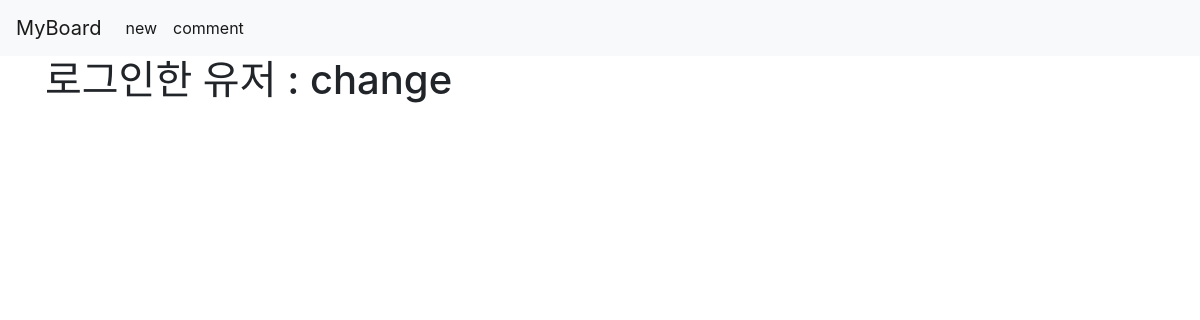
The page /articles/comment_all/ (signed in) on the database as committed earlier.
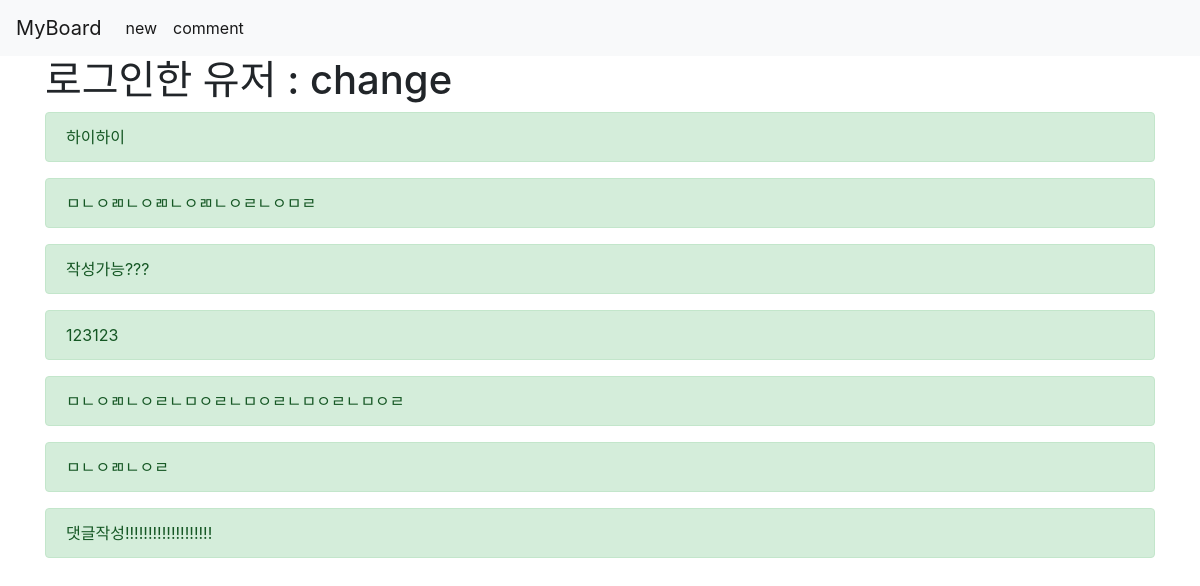
The same page on the database as committed later.
### articles/models.py (models this page shows)
class Comment(models.Model):
    content = models.TextField()
    article = models.ForeignKey(Article, on_delete=models.CASCADE)
    user = models.ForeignKey(settings.AUTH_USER_MODEL, on_delete=models.CASCADE)

### articles/views.py (the view)
# urls.py: path('comment_all/', views.comment_all, name="comment_all"),
def comment_all(request):
    return render(request, 'articles/comment_all.html')

### articles/templates/articles/comment_all.html
{% extends 'articles/base.html' %}
{% block body %}
    <h1>로그인한 유저 : {{user}}</h1>
    {% for comment in user.comment_set.all %}
        <div class="alert alert-success" role="alert">
          {{comment.content}}
        </div>
    {% endfor %}
{% endblock %}

Rows that differ between the two databases and show on the page:
added Comment: content "하이하이"
added Comment: content "ㅁㄴㅇㄻㄴㅇㄻㄴㅇㄻㄴㅇㄹㄴㅇㅁㄹ"
added Comment: content "작성가능???"
added Comment: content "123123"
added Comment: content "ㅁㄴㅇㄻㄴㅇㄹㄴㅁㅇㄹㄴㅁㅇㄹㄴㅁㅇㄹㄴㅁㅇㄹ"
added Comment: content "ㅁㄴㅇㄻㄴㅇㄹ"
added Comment: content "댓글작성!!!!!!!!!!!!!!!!!!!"
